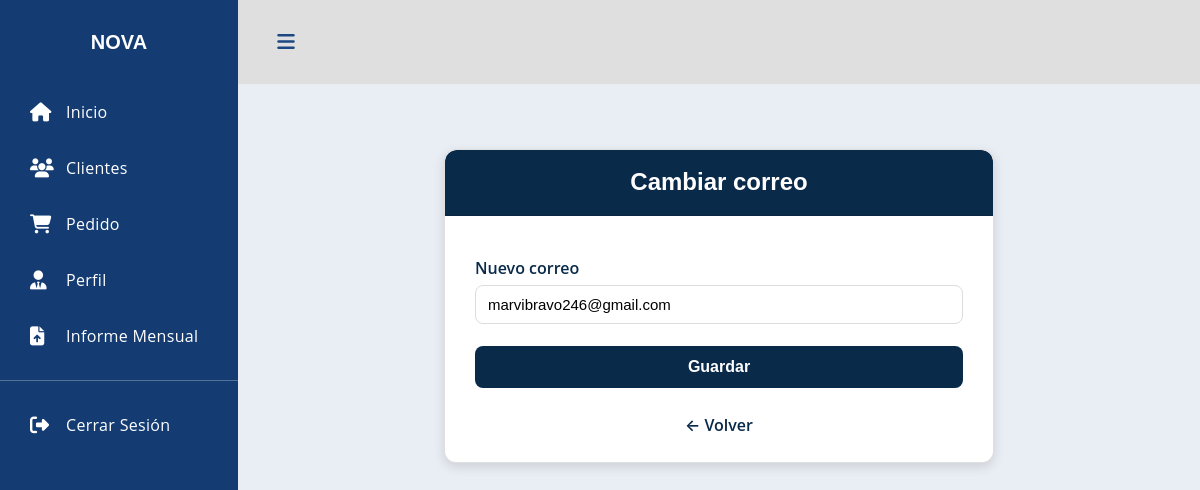
The app's page /config/cambiar-correo/ (signed in), older data.
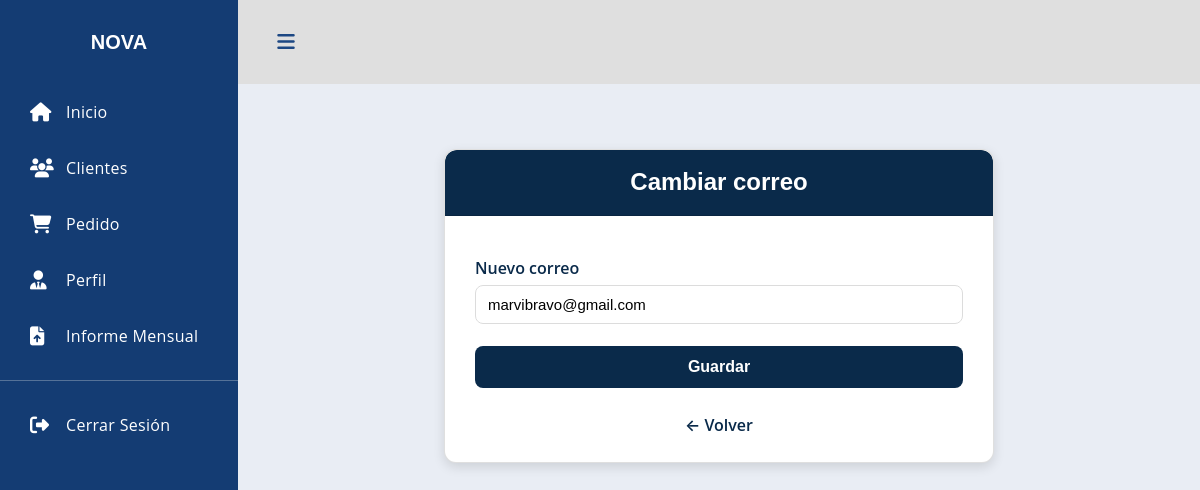
The same page, newer data.
### usuarios/models.py (models this page shows, shortened)
class Usuario(models.Model):
    usuario = models.CharField(max_length=50, unique=True)
    contraseña = models.CharField(max_length=255)  # Puedes dejarlo TEXT
    correo = models.EmailField(unique=True, null=True, blank=True)
    telefono = models.CharField(max_length=15, null=True, blank=True)
    fecha_registro = models.DateTimeField(auto_now_add=True)

### usuarios/decorators.py (the view)
    def wrapper(request, *args, **kwargs):
        usuario_id = request.session.get("usuario_id")
        if usuario_id is None:
            return redirect("login")
        request.usuario_actual = Usuario.objects.get(id=usuario_id)
        return func(request, *args, **kwargs)

### config/views.py (called while the page is built)
@login_requerido
def cambiar_correo(request):
    usuario = request.usuario_actual
    if request.method == "POST":
        nuevo_correo = request.POST.get("correo")
        usuario.correo = nuevo_correo
        usuario.save()
        return redirect("config_dashboard")
    return render(request, "config/cambiar_correo.html", {"usuario": usuario})

### config/templates/config/cambiar_correo.html (shortened to what this page needs)
{% extends 'menu/menu.html' %}
{% load static %}
{% block content %}
<link rel="stylesheet" href="{% static 'config/CSS/config1.css' %}">
<div class="card">
    <div class="card-header"><h2>Cambiar correo</h2></div>
    <div class="card-body">
        <form method="post">{% csrf_token %}
            <label>Nuevo correo</label>
            <input name="correo" type="email" value="{{ usuario.correo }}" required>
            <button class="btn">Guardar</button>
        </form>
        <a href="{% url 'config_dashboard' %}" class="link-volver">
            ← Volver
        </a>
    </div>
</div>
{% endblock %}

Row changes from the older to the newer data that the page shows:
changed Usuario: correo "marvibravo246@gmail.com" → "marvibravo@gmail.com"
